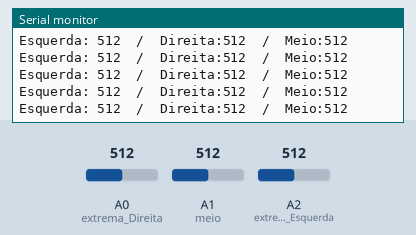
Bench run of a sketch on a simulated Arduino Uno, built with avr-gcc and run on an emulated ATmega328P. Shown: the last lines printed to the serial monitor. The inputs (shaded band) are chosen by the test bench; at power-on: A0 (extrema_Direita) = 512, A1 (meio) = 512, A2 (extrema_Esquerda) = 512.

Above: at 1.2 s.
1.3 s: A0 (extrema_Direita) set to 111
At 1.39 s:
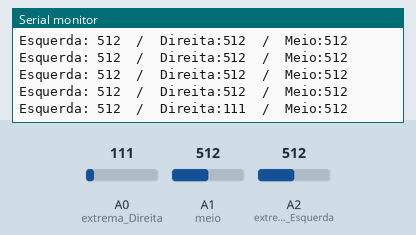
2.8 s: A0 (extrema_Direita) set to 89
At 2.81 s:
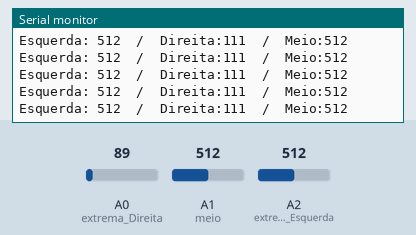
5.8 s: A1 (meio) set to 110
At 5.81 s:
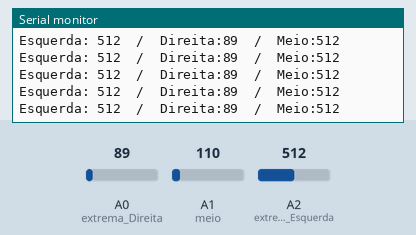
7.3 s: A1 (meio) set to 94
At 7.33 s:
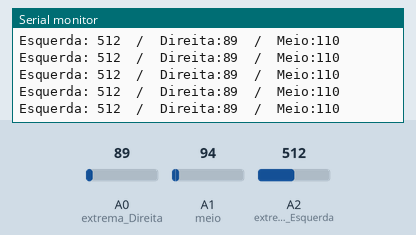
10.3 s: A2 (extrema_Esquerda) set to 110
At 10.3 s:
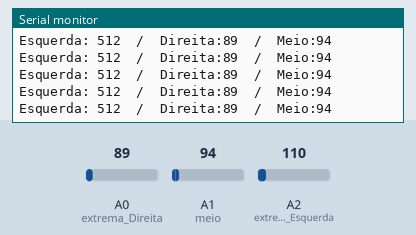
13.3 s: A2 (extrema_Esquerda) set to 93
At 13.32 s:
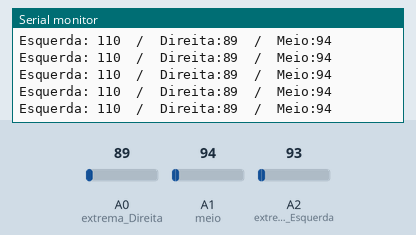
Timing chart, 0 to 15.8 s (numbered marks = the images above; inputs shaded):
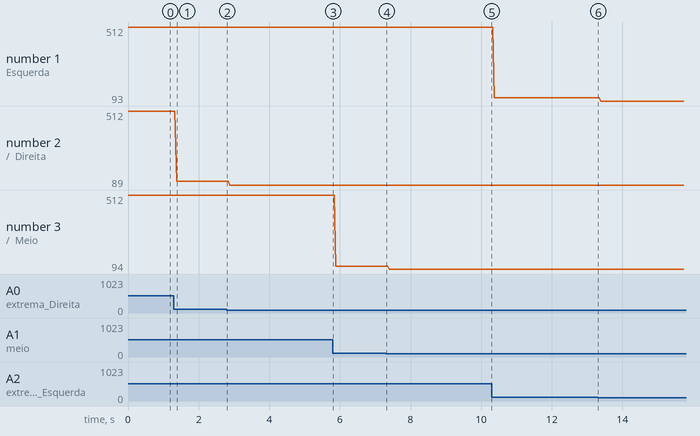

Measured:
- after the input at 1.3 s, the serial monitor: prints a new line after 0.07 s (image 1)
- plotted number 1: 110 → 93 after the input at 13.3 s
- plotted number 2: 512 → 111 after the input at 1.3 s, 111 → 89 after the input at 2.8 s
- plotted number 3: 512 → 110 after the input at 5.8 s, 110 → 94 after the input at 7.3 s

The sketch:

teste_sensor_linha.ino
```cpp
#define extrema_Direita A0
#define extrema_Esquerda A2
#define meio A1

int sensorD = 0;
int sensorE = 0;
int sensorMeio = 0;

void setup() {

  Serial.begin(9600);
}

void loop() {

  sensorD = analogRead(extrema_Direita);
  sensorE = analogRead(extrema_Esquerda);
  sensorMeio = analogRead(meio);

  Serial.print("Esquerda: ");
  Serial.print(sensorE);
  Serial.print("  /  Direita:");
  Serial.print(sensorD);
  Serial.print("  /  Meio:");
  Serial.println(sensorMeio);


}
```
